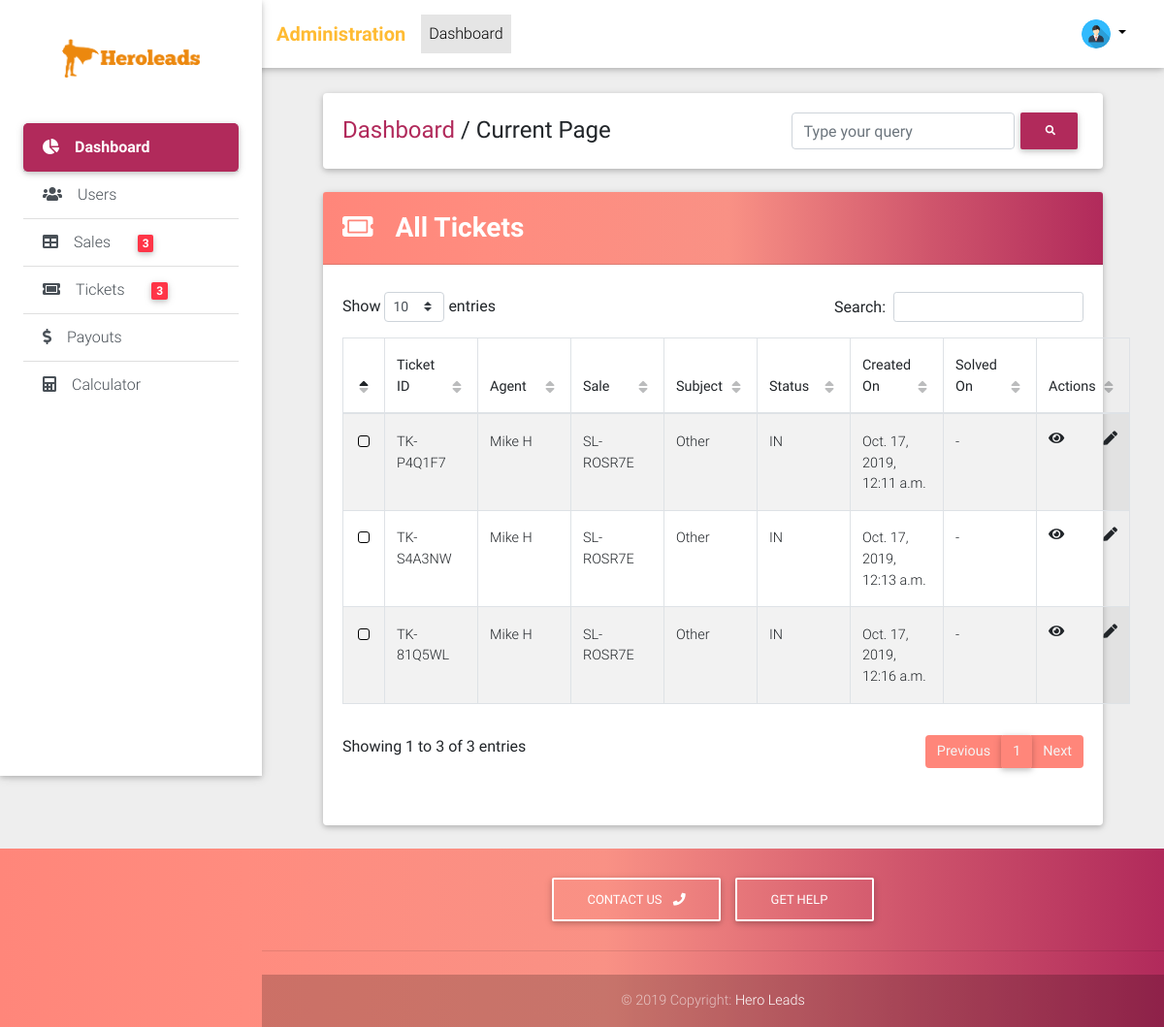
The page /admin/tickets/list/ (signed in) on the database as committed earlier.
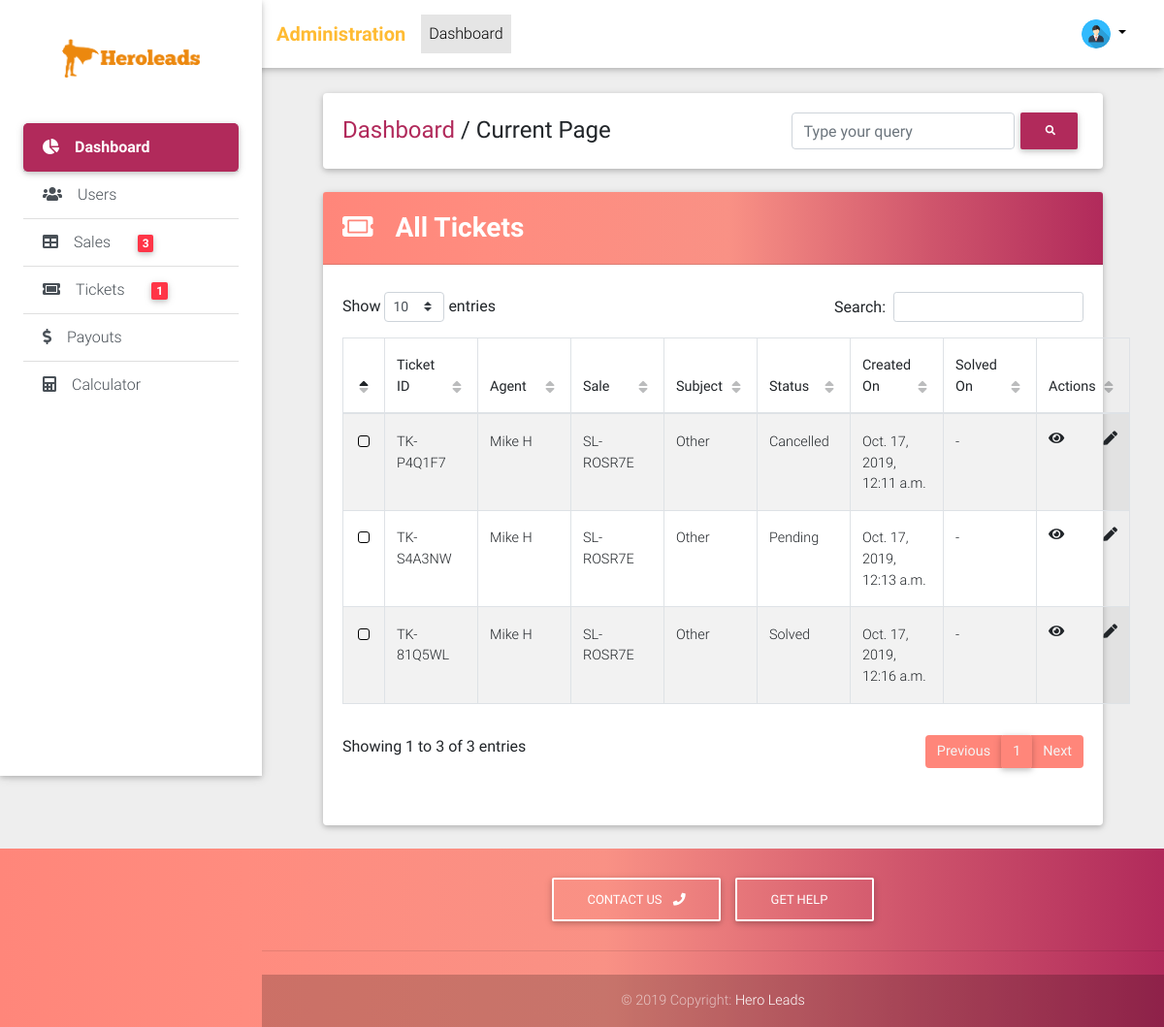
The same page on the database as committed later.
### tickets/models.py (models this page shows, shortened)
class Ticket(models.Model):
    TICKET_STATUS_CHOICES = (("PN", "Pending"), ("SL", "Solved"), ("CN", "Cancelled"))
    QUERY_TYPE_CHOICES = (("PR", "Price"), ("PM", "Payment"), ("OT", "Other"))
    ticket_id = models.CharField(max_length=32, default=ticket_id_generator)
    sale = models.ForeignKey("sales.Sale", on_delete=models.CASCADE)
    status = models.CharField(max_length=2, choices=TICKET_STATUS_CHOICES, default="IN")
    query_type = models.CharField(max_length=2, choices=QUERY_TYPE_CHOICES, default="OT")
    executive_description = models.TextField(verbose_name="Comment", blank=True)
    photo = models.ImageField(upload_to="tickets/photos/", blank=True, null=True)
    created_on = models.DateTimeField(auto_now_add=True)
    solved_on = models.DateTimeField(blank=True, null=True)
    description = models.TextField(blank=True)
    """info from finance team"""
    @property
    def get_admin_absolute_url(self):
        return reverse_lazy("crm_admin:tickets_admin_detail", kwargs={"id": self.id})
    @property
    def get_admin_update_url(self):
        return reverse_lazy("crm_admin:tickets_admin_update", kwargs={"id": self.id})

### sales/models.py (models this page shows, shortened)
class Sale(models.Model):
    SALE_STATUS_CHOICES = (("PA", "Pending"), ("AP", "Approved"), ("CP", "Completed"), ("DC", "Declined"))
    agent = models.ForeignKey(User, on_delete=models.CASCADE)
    campaign_name = models.CharField(max_length=128)
    sale_date = models.DateField()
    setup_fee = models.PositiveIntegerField()
    contract_volume = models.PositiveIntegerField()
    monthly_budget = models.PositiveIntegerField()
    duration = models.ForeignKey(Duration, on_delete=models.PROTECT)
    management_fee = models.PositiveIntegerField()
    car_dealer_amount = models.PositiveIntegerField()
    payment_terms = models.PositiveIntegerField()
    agent_comment = models.TextField(verbose_name="Comment", blank=True)
    finance_comment = models.TextField(blank=True)
    first_commission_paid = models.BooleanField(default=False)
    last_commission_paid = models.BooleanField(default=False)
    first_commission_pay_on = models.DateField(blank=True, null=True)
    last_commission_pay_on = models.DateField(blank=True, null=True)
    commission_applicable = models.FloatField(blank=True, null=True)
    payment_term_intz = models.PositiveIntegerField(blank=True, null=True)
    car_dealer_bonus = models.PositiveIntegerField(blank=True, null=True)
    multiplier_applicable = models.FloatField(blank=True, null=True)
    setup_fee_payout = models.PositiveIntegerField(blank=True, null=True)
    first_payout = models.PositiveIntegerField(blank=True, null=True)
    last_payout = models.PositiveIntegerField(blank=True, null=True)
    bonus_payout = models.PositiveIntegerField(blank=True, null=True)
    total_payout = models.PositiveIntegerField(blank=True, null=True)
    sale_id = models.CharField(max_length=32, default=sale_id_generator)
    status = models.CharField(max_length=2, choices=SALE_STATUS_CHOICES, default="PA")
    created_on = models.DateTimeField(auto_now_add=True)

### accounts/models.py (models this page shows, shortened)
class User(AbstractBaseUser, PermissionsMixin):
    ACCOUNT_TYPE_CHOICES = (("AG", "Agent"), ("ST", "Staff"), ("AD", "Admin"))
    email = models.EmailField(unique=True)
    phone = models.CharField(max_length=20, null=True, blank=True)
    first_name = models.CharField(max_length=32)
    last_name = models.CharField(max_length=32)
    date_joined = models.DateTimeField(auto_now_add=True)
    is_active = models.BooleanField(default=True)
    is_staff = models.BooleanField(default=False)
    is_superuser = models.BooleanField(default=False)
    account_type = models.CharField(max_length=2, choices=ACCOUNT_TYPE_CHOICES, default="NU")
    photo = models.ImageField(upload_to="accounts/users/photos/", blank=True, null=True)
    objects = UserManager()
    USERNAME_FIELD = "email"
    REQUIRED_FIELDS = ["first_name", "last_name"]
    @property
    def get_short_name(self):
        return "{} {}".format(self.first_name, self.last_name[0])
    @property
    def get_avatar(self):
        if self.photo:
            return self.photo.url
        else:
            return "missing"

### crm_admin/views/tickets_views.py (the view)
class TicketListView(LoginRequiredMixin, ListView):
    model = Ticket
    context_object_name = "tickets"
    template_name = "tickets_admin/list.html"

### crm_admin/templatetags/crm_admin_tags.py (called while the page is built)
@register.simple_tag
def get_pending_sale_count():
    return Sale.objects.exclude(status="CP").count()

@register.simple_tag
def get_pending_ticket_count():
    return Ticket.objects.exclude(status__in=("EX", "CN", "SL")).count()

### crm_admin/templates/tickets_admin/list.html (shortened to what this page needs)
{% extends "crm_admin/base.html" %}
{% load crispy_forms_tags %}
{% load static %}
{% block custom_links %}
    <link href="{% static "css/addons/datatables.min.css" %}" rel="stylesheet">
    <link href="{% static "css/addons/datatables-select.min.css" %}" rel="stylesheet">
{% endblock %}
{% block content %}
    <div>
        <div class="card">
            <div class="card-header young-passion-gradient clearfix">
                <div class="page_heading float-left">
                    <h3 class="font-weight-bold white-text mt-2"><i class="fa fa-ticket-alt mr-3"></i> All Tickets</h3>
                </div>
            </div>
        <div class="card-body">
            <table id="dt-basic-checkbox" class="table table-striped table-bordered" cellspacing="0" width="100%">
          <thead>
            <tr>
              <th ></th>
              <th class="th-sm">Ticket ID</th>
              <th class="th-sm">Agent</th>
              <th class="th-sm">Sale</th>
              <th class="th-sm">Subject</th>
              <th class="th-sm">Status</th>
              <th class="th-sm">Created On</th>
              <th class="th-sm">Solved On</th>
              <th class="th-sm">Actions</th>
            </tr>
          </thead>
          <tbody>
            {% for ticket in tickets %}
                <tr>
                    <td></td>
                    <td><a href="{{ ticket.get_admin_absolute_url }}">{{ ticket.ticket_id }}</a></td>
                    <td>{{ ticket.sale.agent.get_short_name }}</td>
                    <td>{{ ticket.sale.sale_id }}</td>
                    <td>{{ ticket.get_query_type_display }}</td>
                    <td>{{ ticket.get_status_display}}</td>
                    <td>{{ ticket.created_on }}</td>
                    <td>{{ ticket.solved_on|default:"-" }}</td>
                    <td>
                        <a href="{{ ticket.get_admin_update_url }}"><i class="fa float-left fa-eye"></i></a>
                        <a href="{{ sale.get_admin_update_url }}"><i class="fa fa-pen float-right"></i></a>
                    </td>
                </tr>
            {% endfor %}
          </tbody>
        </table>
        </div>
        </div>
    </div>
{% endblock %}

Rows that differ between the two databases and show on the page:
changed Ticket "TK-P4Q1F7": status "IN" → "Cancelled"
changed Ticket "TK-S4A3NW": status "IN" → "Pending"
changed Ticket "TK-81Q5WL": status "IN" → "Solved"
Other text that changed with them:
text no longer shown: "3"
text now shown: "1"
